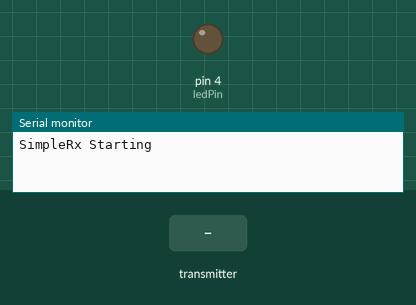
The sketch below on a simulated Arduino Uno, built with avr-gcc and run on an emulated ATmega328P. Shown: output pins drawn as LEDs (lit = HIGH), the last lines printed to the serial monitor. The inputs (shaded band) are chosen by the test bench. No radio packets arrive unless stated.

Above: at 1.2 s.
1.3 s: the transmitter starts sending buttonState = 1
At 2.0 s:
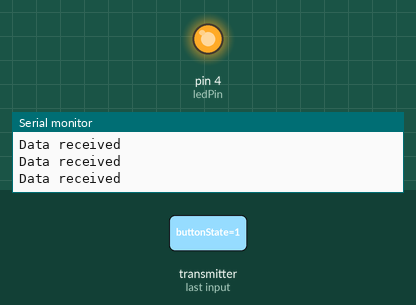
2.8 s: the transmitter starts sending buttonState = 0
At 3.2 s:
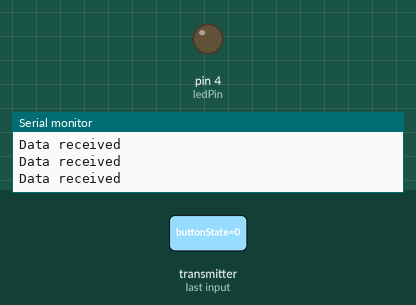
Timing chart, 0 to 5.8 s (numbered marks = the images above; inputs shaded):
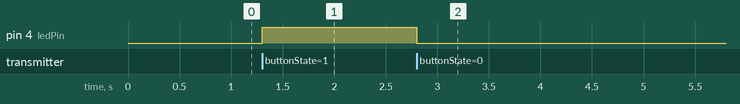

Measured:
- after the input at 1.3 s, pin 4 (ledPin): LOW → HIGH at once
- after the input at 2.8 s, pin 4 (ledPin): HIGH → LOW at once

The sketch:

main.ino
```cpp
// SimpleRx - the slave or the receiver

#include <SPI.h>
#include <nRF24L01.h>
#include <RF24.h>

#define CE_PIN 9
#define CSN_PIN 10

const byte thisSlaveAddress[5] = {'R', 'x', 'A', 'A', 'A'};

RF24 radio(CE_PIN, CSN_PIN);

char dataReceived[10]; // this must match dataToSend in the TX
bool newData = false;
uint8_t ledPin = 4;

struct dataStruct
{
  uint8_t buttonState;
  char data[10];
} myData;

//===========

void setup()
{
  pinMode(ledPin, OUTPUT);

  Serial.begin(9600);

  Serial.println("SimpleRx Starting");
  radio.begin();
  radio.setDataRate(RF24_250KBPS);
  radio.openReadingPipe(1, thisSlaveAddress);
  radio.startListening();
}

//=============

void loop()
{
  getData();
  showData();
}

//==============

void getData()
{
  if (radio.available())
  {
    radio.read(&myData, sizeof(myData));
    newData = true;
  }
}

void showData()
{
  if (newData == true)
  {
    Serial.print("Data received ");
    Serial.println(myData.data);
    digitalWrite(ledPin, myData.buttonState);
    newData = false;
  }
}
```
